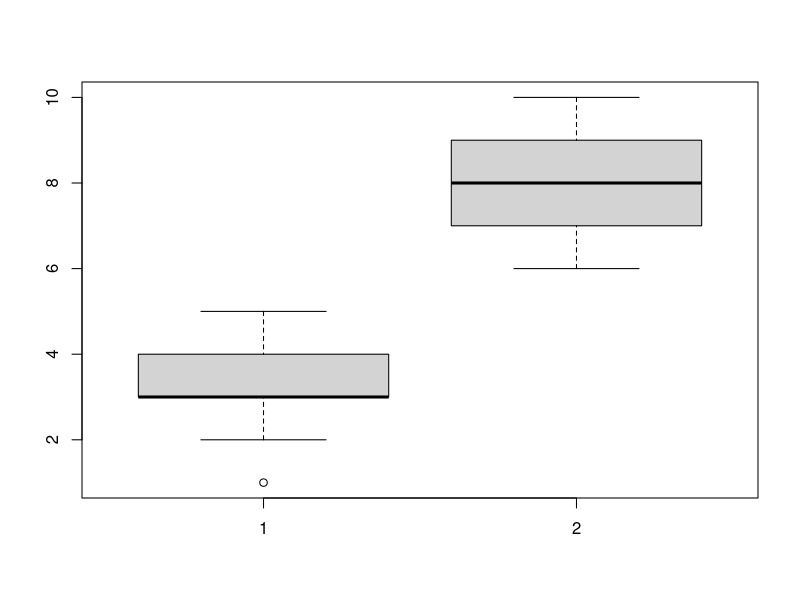

Recreate this plot in R.
v1 <- c(1, 2, 3, 4,4,4,4,4,4,4, 5,5,4,4,3,3,3,3,3,3,3,3,3,3,3,3,3,3)
v2 <- c(6, 7, 8, 9, 10)

# Erstellen eines Boxplots aus beiden Vektoren
boxplot(v1, v2)